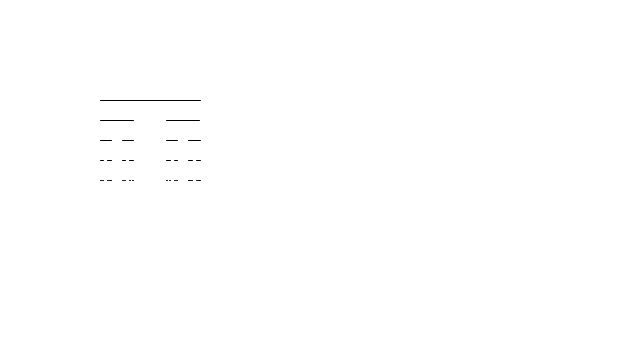
Frame 1 (no input)
Frame 60 (the mouse pressed at the canvas centre just before this capture): identical to frame 1, image omitted
Frame 120 (the mouse held since frame 60 and released just before this capture): identical to frame 1, image omitted

The Processing sketch that drew this single still picture (run headless with seeded random() and noise(); from frame 60 on, the mouse is pressed at the canvas centre):

// Processing sketch: sketch_170330_fractals_beginning
// ── sketch_170330_fractals_beginning.pde
void setup() {
  size(640,360);
}
 
void draw() {
  background(255);
  //drawCircle(width/2,height/2,200);
  cantor(100,100,100);
}


void drawCircle(float x, float y, float radius) {
  ellipse(x, y, radius, radius);
  if(radius > 2) {
    drawCircle(x + radius/2, y, radius/2);
    drawCircle(x - radius/2, y, radius/2);
    drawCircle(x, y + radius/2, radius/2);
    drawCircle(x, y - radius/2, radius/2);
  }
}

void cantor(float x, float y, float len) {
  if (len>=1) {
    line(x,y,x+len,y);
 
  y += 20;
 
  cantor(x,y,len/3);
  cantor(x+len*2/3,y,len/3);
  }
}
